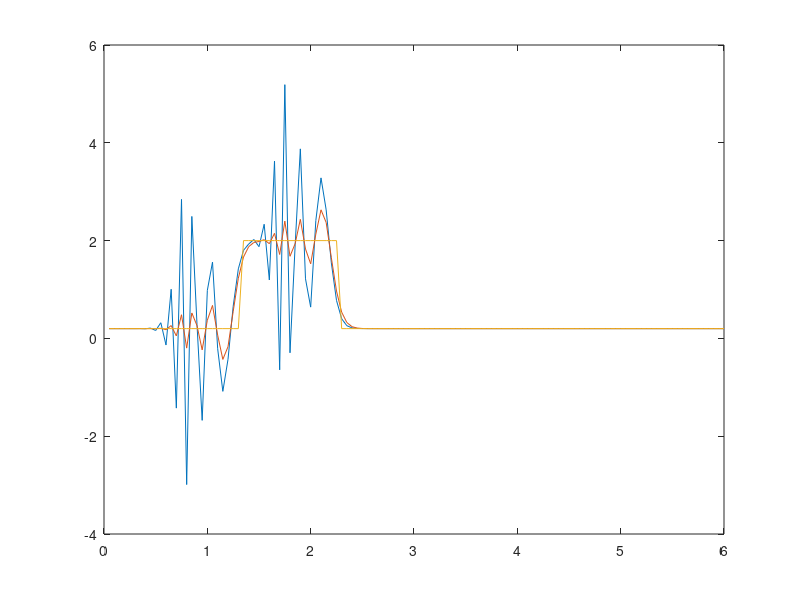

Here is the MATLAB script that generated this plot:
clear all

function f = f(x)
	if (x >1 && x<2)
		f = 2;
	else
		f = 0.2;
	end
end

function F = F(u)
	F = 0.3*u;
end

Xmax = 6; #maksymalna wartosc x
Tmax = 1; #maksymalna wartosc t
dx = 0.05;
dt = dx/5;
Ux = Xmax/dx; #wymiar x
Ut = Tmax/dt; #wymiar t
alfa = dt/(2*dx);
alfa2 = (dt^2)/(2*(dx^2));

#XT = zeros(Ux, Ut);

for i=1:Ux
	XT(i,1) = f(i*dx);
end

for i=1:Ux
	XT(1,i) = f(0);
	XT(Ux, i) = f(Xmax);
end

for  t = 1:(Ut-1) 
	for x = 2:(Ux-1)
		XT(x, t+1) = XT(x,t)-alfa*(F( XT(x+1,t) ) - F( XT(x-1,t) ));
	end
end

XT1(1:Ux)=XT(:,Ut);

for  t = 1:(Ut-1) 
	for x = 2:(Ux-1)
		XT(x, t+1) = XT(x,t) - alfa*( F(XT(x+1,t)) - F(XT(x-1,t)) ) - alfa2*( F(XT(x+1,t)) + F(XT(x-1,t)) - 2*F(XT(x,t)) );
	end
end

for x = 1:Ux
	Xes(x) = x*dx;
	funkcja(x) = f(dx*x - Tmax*0.3); 
end

XT2(1:Ux)=XT(:,Ut);


plot(Xes(:), XT2(:), Xes(:), XT1(:), Xes(:), funkcja(:));

#plot(XT(:,Ut), XT1)